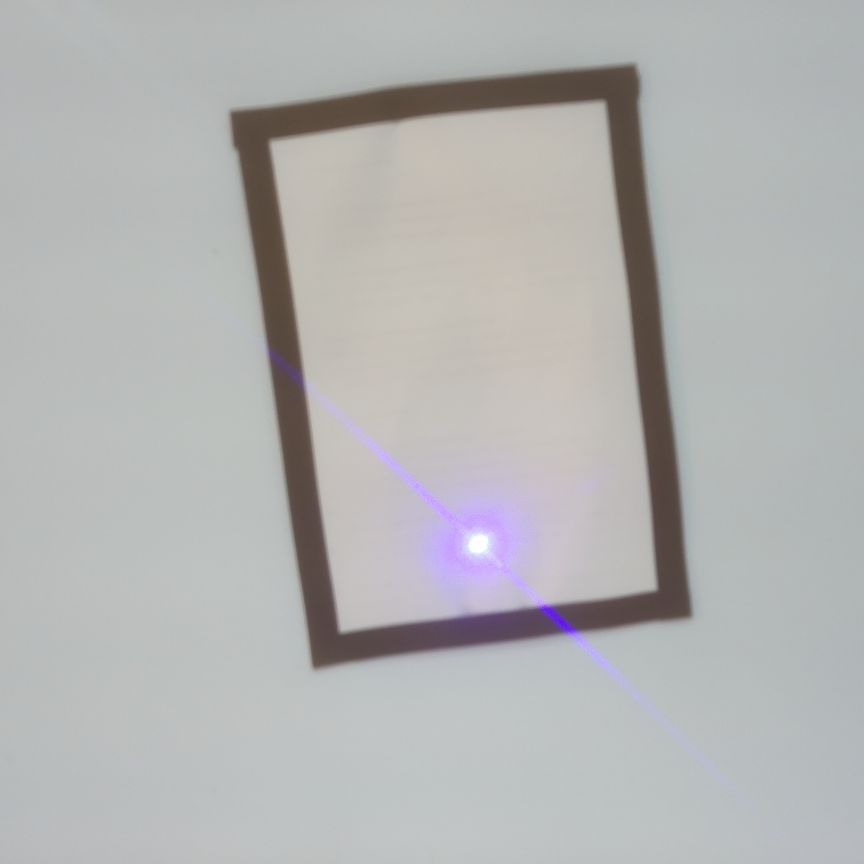
#> input picture scripts/task/laser_debug.jpg, 2592 x 2592 px (shown at 1/3 size)
$ python -i detectrect.py   (imports and definitions only)
#> lines starting #> are read from the running program, lines starting #| are printed output that depends on the picture; after the words box and inside, x2 and y2 are one past the last pixel; in counts of white or black regions, pixels touching at a corner belong together
#> further down, picture is the input picture: shape (2592, 2592, 3); mean B, G, R 179.3, 179.5, 179.2
import cv2
import numpy as np
from picamera2 import Picamera2
import time


def detect_rectangle(frame, debug=False):
    """
    检测给定图像中的黑色胶带矩形轮廓。
    返回值:
        norm_corners (numpy.ndarray): 形状为(4,2)的数组，表示矩形四个角点的坐标（已映射到0-100坐标系）。
        M (numpy.ndarray): 3x3透视变换矩阵，将原始图像坐标映射到0-100坐标系。
        src_pts (numpy.ndarray): 形状为(4,2)的数组，表示原始图像中矩形四个角点的像素坐标。
    如果未检测到矩形，返回 (None, None, None)。

    当 debug=True 时，会打印调试信息。
    调试信息为检测到的角点坐标和透视变换矩阵。
    """
#> called with debug = False
    # 将图像转换为灰度并进行模糊，以减轻噪声影响
    gray = cv2.cvtColor(frame, cv2.COLOR_BGR2GRAY)
    gray_blur = cv2.GaussianBlur(gray, (5, 5), 0)
    # 使用大津阈值法进行二值化（阈值取反，使黑色胶带区域为白色）
    _, thresh = cv2.threshold(gray_blur, 0, 255, cv2.THRESH_BINARY_INV + cv2.THRESH_OTSU)
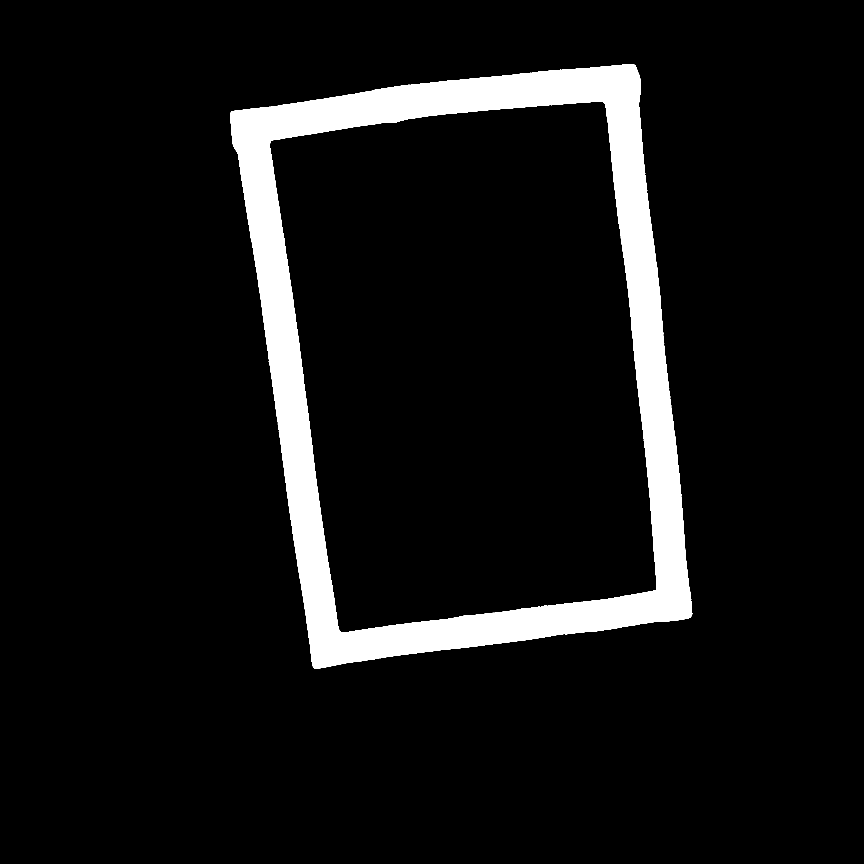
#> thresh: shape (2592, 2592) (shown at 1/3 size); 7.6% white; 1 white region
    # 查找图像中的所有外轮廓
    contours, _ = cv2.findContours(thresh, cv2.RETR_EXTERNAL, cv2.CHAIN_APPROX_SIMPLE)
#> contours = 1 contour; box (x1, y1, x2, y2) and area: (691, 192, 2077, 2007) 1994010
    if debug:
        print(f"[detect_rectangle] Found {len(contours)} contours")
    if not contours:
        if debug:
            print("[detect_rectangle] No contours found.")
        return None, None

    # 寻找最大面积的轮廓，假设为黑色矩形边框
    largest_contour = max(contours, key=cv2.contourArea)
#> largest_contour = contour of 1632 points, box (x1, y1, x2, y2) (691, 192, 2077, 2007), area 1994010
    # 将该轮廓多边形逼近，简化边缘点
    peri = cv2.arcLength(largest_contour, True)
#> peri = 6017.8
    approx = cv2.approxPolyDP(largest_contour, 0.02 * peri, True)
#> approx = [[1905, 195], [693, 335], [944, 2005], [2075, 1846]]
    if debug:
        print(f"[detect_rectangle] Approximated contour has {len(approx)} vertices")
    corners = None
    if len(approx) == 4:
        # 如果逼近得到4个顶点，直接使用
        corners = approx.reshape(4, 2)
#> corners has the same summary as approx
    else:
        # 顶点不是4个的情况，尝试使用凸包获取大致的矩形框
        all_points = []
        for cnt in contours:
            area = cv2.contourArea(cnt)
            # 忽略很小的噪声轮廓
            if area < 50:
                continue
            for p in cnt:
                all_points.append(p[0])  # 提取轮廓点坐标
        all_points = np.array(all_points)
        if all_points.size == 0:
            if debug:
                print("[detect_rectangle] No significant contour points for hull.")
            return None, None
        # 计算所有点的凸包并逼近
        hull = cv2.convexHull(all_points)
        peri_hull = cv2.arcLength(hull, True)
        approx_hull = cv2.approxPolyDP(hull, 0.02 * peri_hull, True)
        if debug:
            print(f"[detect_rectangle] Convex hull has {len(approx_hull)} vertices after approximation")
        if len(approx_hull) == 4:
            corners = approx_hull.reshape(4, 2)
        else:
            # 最后手段: 使用最小包围矩形
            rect = cv2.minAreaRect(all_points)  # 获取旋转矩形
            corners = cv2.boxPoints(rect)       # 获取矩形的4个角点
            corners = np.array(corners, dtype=np.float32)
            if debug:
                print("[detect_rectangle] Used minAreaRect for corner estimation")

    if corners is None:
        if debug:
            print("[detect_rectangle] Rectangle not detected.")
        return None, None

    # 对检测到的角点进行排序: 顺序为 [top-left, top-right, bottom-right, bottom-left]
    sum_vals = corners.sum(axis=1)
#> sum_vals = [2100, 1028, 2949, 3921]
    diff_vals = np.diff(corners, axis=1).reshape(-1)
#> diff_vals = [-1710, -358, 1061, -229]
    tl_index = np.argmin(sum_vals)   # 左上角: x+y 最小
#> tl_index = 1
    br_index = np.argmax(sum_vals)   # 右下角: x+y 最大
#> br_index = 3
    tr_index = np.argmin(diff_vals)  # 右上角: y-x 最小
#> tr_index = 0
    bl_index = np.argmax(diff_vals)  # 左下角: y-x 最大
#> bl_index = 2
    ordered_idx = [tl_index, tr_index, br_index, bl_index]
#> ordered_idx = [1, 0, 3, 2]
    # 去重以防万一（通常矩形能得到4个独立点）
    ordered_idx = list(dict.fromkeys(ordered_idx))
    if len(ordered_idx) != 4:
        # 如果排序结果不是4个点，按照x坐标和y坐标排序作为备用方案
        pts = corners[corners[:, 0].argsort()]
        left_two = pts[:2]   # x较小的两个点
        right_two = pts[2:]  # x较大的两个点
        left_two = left_two[left_two[:, 1].argsort()]    # 左边两个按y排序（上、下）
        right_two = right_two[right_two[:, 1].argsort()] # 右边两个按y排序
        ordered = np.vstack([left_two, right_two])
    else:
        ordered = corners[ordered_idx]
#> ordered = [[693, 335], [1905, 195], [2075, 1846], [944, 2005]]

    # 计算从图像坐标到0-100目标坐标的透视变换矩阵
    src_pts = np.array(ordered, dtype=np.float32)
#> src_pts has the same summary as ordered
    dst_pts = np.array([[0.0, 0.0],
                        [100.0, 0.0],
                        [100.0, 100.0],
                        [0.0, 100.0]], dtype=np.float32)
    M = cv2.getPerspectiveTransform(src_pts, dst_pts)
#> M = [[0.0777, -0.0117, -49.94], [0.00621, 0.0537, -22.3], [-1.84e-05, -3.49e-05, 1]]

    # 将角点映射到0-100坐标系并取整处理
    pts = src_pts.reshape(1, 4, 2)
#> pts has the same summary as ordered
    norm_corners = cv2.perspectiveTransform(pts, M).reshape(4, 2)
#> norm_corners = [[-7.28e-15, 3.64e-15], [100, -3.71e-15], [100, 100], [7.79e-15, 100]]
    norm_corners = np.clip(norm_corners, 0, 100)               # 限制范围在0-100
#> norm_corners = [[0, 3.64e-15], [100, 0], [100, 100], [7.79e-15, 100]]
    norm_corners = np.rint(norm_corners).astype(int)           # 四舍五入取整
#> norm_corners = [[0, 0], [100, 0], [100, 100], [0, 100]]
    if debug:
        print("[detect_rectangle] Ordered corners (pixel):", src_pts)
        print("[detect_rectangle] Normalized corners (0-100):", norm_corners)
    return norm_corners, src_pts, M   # 多返回一个 src_pts (4,2) 像素角点


# 如果直接运行本模块，可以进行简单的摄像头测试（调试用途）

# 如果直接运行本模块，可以进行简单的摄像头测试并把检测结果保存到当前目录
# [24 lines not run here, left out]

>>> import cv2
>>> picture = cv2.imread('laser_debug.jpg')
>>> result = detect_rectangle(picture)
#> result = ([[0, 0], [100, 0], [100, 100], [0, 100]], [[693, 335], [1905, 195], [2075, 1846], [944, 2005]], [[0.0777, -0.0117, -49.94], [0.00621, 0.0537, -22.3], [-1.84e-05, -3.49e-05, 1]])
